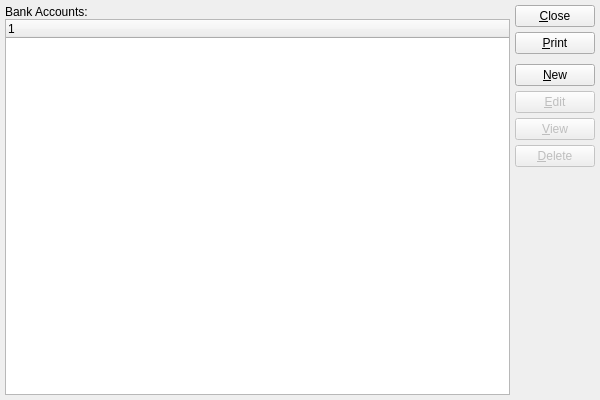
<?xml version="1.0" encoding="UTF-8"?>
<ui version="4.0">
 <comment>This file is part of the xTuple ERP: PostBooks Edition, a free and
open source Enterprise Resource Planning software suite,
Copyright (c) 1999-2011 by OpenMFG LLC, d/b/a xTuple.
It is licensed to you under the Common Public Attribution License
version 1.0, the full text of which (including xTuple-specific Exhibits)
is available at www.xtuple.com/CPAL.  By using this software, you agree
to be bound by its terms.</comment>
 <class>bankAccounts</class>
 <widget class="QWidget" name="bankAccounts">
  <property name="geometry">
   <rect>
    <x>0</x>
    <y>0</y>
    <width>600</width>
    <height>400</height>
   </rect>
  </property>
  <property name="windowTitle">
   <string>List Bank Accounts</string>
  </property>
  <layout class="QGridLayout" name="gridLayout">
   <item row="0" column="0">
    <layout class="QVBoxLayout">
     <property name="spacing">
      <number>0</number>
     </property>
     <item>
      <widget class="QLabel" name="_bankAccountsLit">
       <property name="text">
        <string>Bank Accounts:</string>
       </property>
      </widget>
     </item>
     <item>
      <widget class="XTreeWidget" name="_bankaccnt">
       <property name="sizePolicy">
        <sizepolicy hsizetype="Expanding" vsizetype="Expanding">
         <horstretch>0</horstretch>
         <verstretch>0</verstretch>
        </sizepolicy>
       </property>
      </widget>
     </item>
    </layout>
   </item>
   <item row="0" column="1">
    <layout class="QVBoxLayout" name="verticalLayout">
     <item>
      <widget class="QPushButton" name="_close">
       <property name="text">
        <string>&amp;Close</string>
       </property>
      </widget>
     </item>
     <item>
      <widget class="QPushButton" name="_print">
       <property name="text">
        <string>&amp;Print</string>
       </property>
      </widget>
     </item>
     <item>
      <spacer name="verticalSpacer">
       <property name="orientation">
        <enum>Qt::Vertical</enum>
       </property>
       <property name="sizeType">
        <enum>QSizePolicy::Fixed</enum>
       </property>
       <property name="sizeHint" stdset="0">
        <size>
         <width>20</width>
         <height>5</height>
        </size>
       </property>
      </spacer>
     </item>
     <item>
      <widget class="QPushButton" name="_new">
       <property name="text">
        <string>&amp;New</string>
       </property>
      </widget>
     </item>
     <item>
      <widget class="QPushButton" name="_edit">
       <property name="enabled">
        <bool>false</bool>
       </property>
       <property name="text">
        <string>&amp;Edit</string>
       </property>
      </widget>
     </item>
     <item>
      <widget class="QPushButton" name="_view">
       <property name="enabled">
        <bool>false</bool>
       </property>
       <property name="text">
        <string>&amp;View</string>
       </property>
      </widget>
     </item>
     <item>
      <widget class="QPushButton" name="_delete">
       <property name="enabled">
        <bool>false</bool>
       </property>
       <property name="text">
        <string>&amp;Delete</string>
       </property>
      </widget>
     </item>
     <item>
      <spacer name="Spacer13">
       <property name="orientation">
        <enum>Qt::Vertical</enum>
       </property>
       <property name="sizeType">
        <enum>QSizePolicy::Expanding</enum>
       </property>
       <property name="sizeHint" stdset="0">
        <size>
         <width>20</width>
         <height>83</height>
        </size>
       </property>
      </spacer>
     </item>
    </layout>
   </item>
  </layout>
 </widget>
 <layoutdefault spacing="5" margin="5"/>
 <pixmapfunction>qPixmapFromMimeSource</pixmapfunction>
 <customwidgets>
  <customwidget>
   <class>XTreeWidget</class>
   <extends>QTreeWidget</extends>
   <header>xtreewidget.h</header>
   <container>1</container>
  </customwidget>
 </customwidgets>
 <tabstops>
  <tabstop>_bankaccnt</tabstop>
  <tabstop>_new</tabstop>
  <tabstop>_edit</tabstop>
  <tabstop>_view</tabstop>
  <tabstop>_delete</tabstop>
  <tabstop>_print</tabstop>
  <tabstop>_close</tabstop>
 </tabstops>
 <includes>
  <include location="global">parameter.h</include>
 </includes>
 <resources/>
 <connections>
  <connection>
   <sender>_close</sender>
   <signal>clicked()</signal>
   <receiver>bankAccounts</receiver>
   <slot>close()</slot>
   <hints>
    <hint type="sourcelabel">
     <x>20</x>
     <y>20</y>
    </hint>
    <hint type="destinationlabel">
     <x>20</x>
     <y>20</y>
    </hint>
   </hints>
  </connection>
  <connection>
   <sender>_bankaccnt</sender>
   <signal>valid(bool)</signal>
   <receiver>_view</receiver>
   <slot>setEnabled(bool)</slot>
   <hints>
    <hint type="sourcelabel">
     <x>20</x>
     <y>20</y>
    </hint>
    <hint type="destinationlabel">
     <x>20</x>
     <y>20</y>
    </hint>
   </hints>
  </connection>
 </connections>
</ui>
